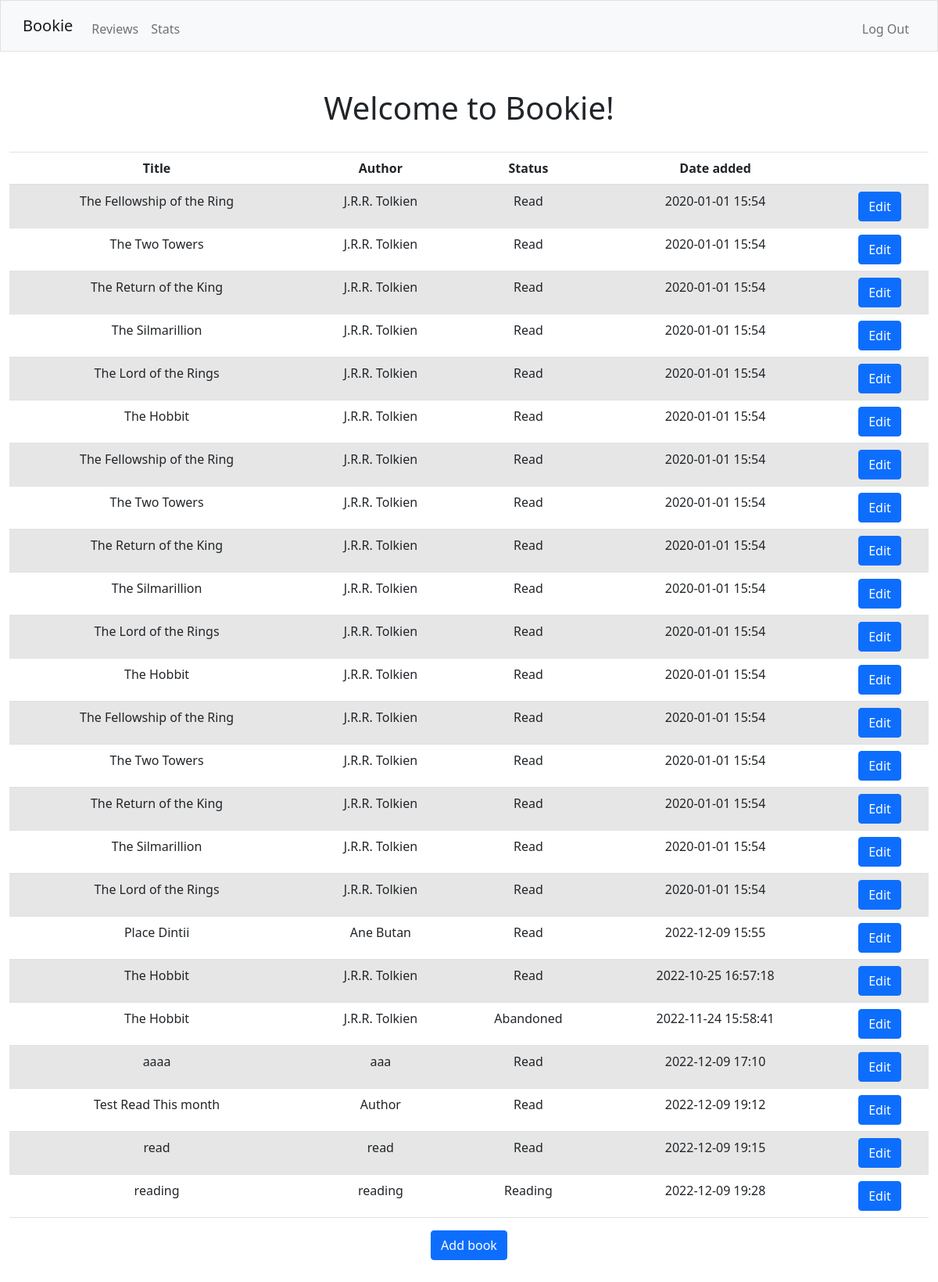
The page / (signed in) on the database its author committed.
### tables this page shows
CREATE TABLE books (id INTEGER PRIMARY KEY AUTOINCREMENT NOT NULL, title TEXT NOT NULL, author TEXT NOT NULL, date TEXT NOT NULL, user_id INTEGER NOT NULL, status TEXT DEFAULT 'planned', FOREIGN KEY(user_id) REFERENCES users(id));

### app.py (the view)
@app.route("/")
@login_required
def index():
    if session.get("user_id") is None:
        return redirect("/login")
    else:
        books = db.execute("SELECT * FROM books WHERE user_id = ?", session["user_id"])
        message = "Welcome to Bookie!"
        return render_template("index.html", books=books, message=message)

### app.py (called while the page is built)
@app.after_request
def after_request(response):
    response.headers["Cache-Control"] = "no-cache, no-store, must-revalidate"
    response.headers["Expires"] = 0
    response.headers["Pragma"] = "no-cache"
    return response

### helpers.py (called while the page is built)
def login_required(f):
    @wraps(f)
    def decorated_function(*args, **kwargs):
        if session.get("user_id") is None:
            return redirect("/login")
        return f(*args, **kwargs)
    return decorated_function

### templates/index.html (shortened to what this page needs)
{% extends "layout.html" %}
{% block main %}
<h1>{{message}}</h1>
<br>
<table class="table table-striped">
    <thead>
        <tr>
            <th scope="col">Title</th>
            <th scope="col">Author</th>
            <th scope="col">Status</th>
            <th scope="col">Date added</th>
            <th> </th>
        </tr>
    </thead>
    <tbody>
        {% for book in books %}
        <tr>
            <td>{{ book.title }}</td>
            <td>{{ book.author }}</td>
            <td>{{ book.status }}</td>
            <td>{{ book.date }}</td>
            <td>
                <form action="/editbook/{{ book.id }}" method="get">
                    <button class="btn btn-primary" type="submit">
                        Edit
                    </button>
                </form>
            </td>
        </tr>
        {% endfor %}
    </tbody>
</table>
<form action="/addbook" method="post">
    <p>
        <button class="btn btn-primary" type="button" data-bs-toggle="collapse" data-bs-target="#collapseExample"
            aria-expanded="false" aria-controls="collapseExample">
            Add book
        </button>
    </p>
</form>
{% endblock %}

### templates/layout.html (shortened to what this page needs)
<!DOCTYPE html>
<html lang="en">
    <head>
        <link rel="stylesheet" href="https://cdn.jsdelivr.net/npm/bootstrap@4.0.0/dist/css/bootstrap.min.css"
>
        <link rel="stylesheet" href="https://stackpath.bootstrapcdn.com/bootstrap/4.5.2/css/bootstrap.min.css"
>
        <link href="https://cdn.jsdelivr.net/npm/bootstrap@5.1.3/dist/css/bootstrap.min.css"
 rel="stylesheet">
    </head>
    <body>
        <nav class="bg-light border navbar navbar-expand-md navbar-light">
            <div class="container-fluid">
                <a class="navbar-brand" href="/"><span class="blue">Bookie</span></a>
                <div class="collapse navbar-collapse" id="navbar">
                    {% if session["user_id"] %}
                    <ul class="navbar-nav me-auto mt-2">
                        <li class="nav-item"><a class="nav-link" href="/reviews">Reviews</a></li>
                        <li class="nav-item"><a class="nav-link" href="/stats">Stats</a></li>
                    </ul>
                    <ul class="navbar-nav ms-auto mt-2">
                        <li class="nav-item"><a class="nav-link" href="/logout">Log Out</a></li>
                    </ul>
                    {% else %}
                    <ul class="navbar-nav ms-auto mt-2">
                        <li class="nav-item"><a class="nav-link" href="/register">Register</a></li>
                        <li class="nav-item"><a class="nav-link" href="/login">Log In</a></li>
                    </ul>
                    {% endif %}
                </div>
            </div>
        </nav>
        <main class="container-fluid py-5 text-center">
            {% block main %}{% endblock %}
        </main>
    </body>
</html>

### rows shown on the page
books: title "The Fellowship of the Ring", author "J.R.R. Tolkien", status "Read", date "2020-01-01 15:54"
books: title "The Two Towers", author "J.R.R. Tolkien", status "Read", date "2020-01-01 15:54"
books: title "The Return of the King", author "J.R.R. Tolkien", status "Read", date "2020-01-01 15:54"
books: title "The Silmarillion", author "J.R.R. Tolkien", status "Read", date "2020-01-01 15:54"
books: title "The Lord of the Rings", author "J.R.R. Tolkien", status "Read", date "2020-01-01 15:54"
books: title "The Hobbit", author "J.R.R. Tolkien", status "Read", date "2020-01-01 15:54"
books: title "The Fellowship of the Ring", author "J.R.R. Tolkien", status "Read", date "2020-01-01 15:54"
books: title "The Two Towers", author "J.R.R. Tolkien", status "Read", date "2020-01-01 15:54"
books: title "The Return of the King", author "J.R.R. Tolkien", status "Read", date "2020-01-01 15:54"
books: title "The Silmarillion", author "J.R.R. Tolkien", status "Read", date "2020-01-01 15:54"
books: title "The Lord of the Rings", author "J.R.R. Tolkien", status "Read", date "2020-01-01 15:54"
books: title "The Hobbit", author "J.R.R. Tolkien", status "Read", date "2020-01-01 15:54"
books: title "The Fellowship of the Ring", author "J.R.R. Tolkien", status "Read", date "2020-01-01 15:54"
books: title "The Two Towers", author "J.R.R. Tolkien", status "Read", date "2020-01-01 15:54"
books: title "The Return of the King", author "J.R.R. Tolkien", status "Read", date "2020-01-01 15:54"
books: title "The Silmarillion", author "J.R.R. Tolkien", status "Read", date "2020-01-01 15:54"
books: title "The Lord of the Rings", author "J.R.R. Tolkien", status "Read", date "2020-01-01 15:54"
books: title "Place Dintii", author "Ane Butan", status "Read", date "2022-12-09 15:55"
books: title "The Hobbit", author "J.R.R. Tolkien", status "Read", date "2022-10-25 16:57:18"
books: title "The Hobbit", author "J.R.R. Tolkien", status "Abandoned", date "2022-11-24 15:58:41"
books: title "aaaa", author "aaa", status "Read", date "2022-12-09 17:10"
books: title "Test Read This month", author "Author", status "Read", date "2022-12-09 19:12"
books: title "read", author "read", status "Read", date "2022-12-09 19:15"
books: title "reading", author "reading", status "Reading", date "2022-12-09 19:28"

### other values the page prints
{{ message }} "Welcome to Bookie!"
